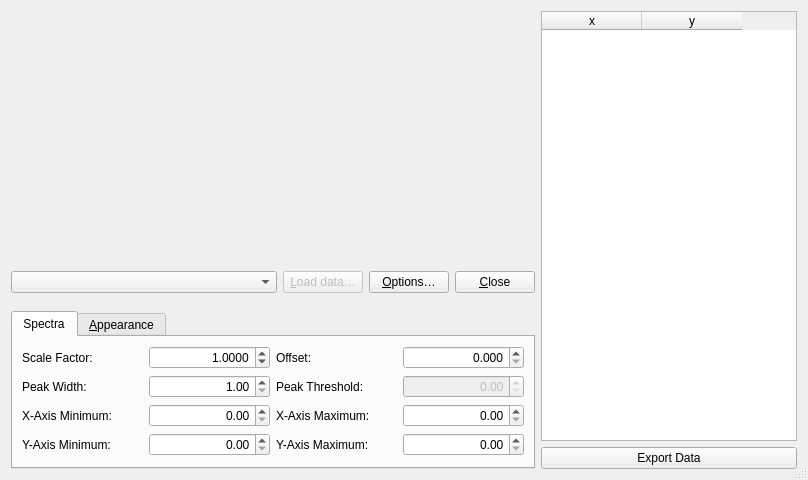
<?xml version="1.0" encoding="UTF-8"?>
<ui version="4.0">
 <class>SpectraDialog</class>
 <widget class="QDialog" name="SpectraDialog">
  <property name="geometry">
   <rect>
    <x>0</x>
    <y>0</y>
    <width>808</width>
    <height>480</height>
   </rect>
  </property>
  <property name="minimumSize">
   <size>
    <width>808</width>
    <height>480</height>
   </size>
  </property>
  <property name="windowTitle">
   <string>Spectra Visualization</string>
  </property>
  <property name="sizeGripEnabled">
   <bool>true</bool>
  </property>
  <layout class="QGridLayout" name="gridLayout">
   <item row="5" column="1">
    <widget class="QPushButton" name="push_loadSpectra">
     <property name="enabled">
      <bool>false</bool>
     </property>
     <property name="sizePolicy">
      <sizepolicy hsizetype="Fixed" vsizetype="Fixed">
       <horstretch>0</horstretch>
       <verstretch>0</verstretch>
      </sizepolicy>
     </property>
     <property name="text">
      <string>&amp;Load data…</string>
     </property>
    </widget>
   </item>
   <item row="9" column="7">
    <widget class="QPushButton" name="push_exportData">
     <property name="text">
      <string>Export Data</string>
     </property>
    </widget>
   </item>
   <item row="5" column="3">
    <widget class="QPushButton" name="pushButton">
     <property name="sizePolicy">
      <sizepolicy hsizetype="Fixed" vsizetype="Fixed">
       <horstretch>0</horstretch>
       <verstretch>0</verstretch>
      </sizepolicy>
     </property>
     <property name="text">
      <string>&amp;Close</string>
     </property>
    </widget>
   </item>
   <item row="8" column="0" rowspan="2" colspan="4">
    <widget class="QTabWidget" name="tab_widget">
     <property name="sizePolicy">
      <sizepolicy hsizetype="Expanding" vsizetype="Fixed">
       <horstretch>0</horstretch>
       <verstretch>0</verstretch>
      </sizepolicy>
     </property>
     <property name="currentIndex">
      <number>0</number>
     </property>
     <widget class="QWidget" name="tab_spectra">
      <attribute name="title">
       <string>Spectra</string>
      </attribute>
      <layout class="QGridLayout" name="gridLayout_2">
       <item row="4" column="1">
        <widget class="QDoubleSpinBox" name="yAxisMinimum">
         <property name="alignment">
          <set>Qt::AlignRight|Qt::AlignTrailing|Qt::AlignVCenter</set>
         </property>
         <property name="maximum">
          <double>4000.000000000000000</double>
         </property>
        </widget>
       </item>
       <item row="1" column="0">
        <widget class="QLabel" name="label_11">
         <property name="text">
          <string>Scale Factor:</string>
         </property>
        </widget>
       </item>
       <item row="3" column="3">
        <widget class="QDoubleSpinBox" name="xAxisMaximum">
         <property name="alignment">
          <set>Qt::AlignRight|Qt::AlignTrailing|Qt::AlignVCenter</set>
         </property>
         <property name="maximum">
          <double>4000.000000000000000</double>
         </property>
        </widget>
       </item>
       <item row="3" column="0">
        <widget class="QLabel" name="label_7">
         <property name="text">
          <string>X-Axis Minimum:</string>
         </property>
        </widget>
       </item>
       <item row="3" column="2">
        <widget class="QLabel" name="label_9">
         <property name="text">
          <string>X-Axis Maximum:</string>
         </property>
        </widget>
       </item>
       <item row="1" column="3">
        <widget class="QDoubleSpinBox" name="offsetSpinBox">
         <property name="alignment">
          <set>Qt::AlignRight|Qt::AlignTrailing|Qt::AlignVCenter</set>
         </property>
         <property name="decimals">
          <number>3</number>
         </property>
        </widget>
       </item>
       <item row="1" column="2">
        <widget class="QLabel" name="label_12">
         <property name="text">
          <string>Offset:</string>
         </property>
        </widget>
       </item>
       <item row="4" column="2">
        <widget class="QLabel" name="label_10">
         <property name="text">
          <string>Y-Axis Maximum:</string>
         </property>
        </widget>
       </item>
       <item row="3" column="1">
        <widget class="QDoubleSpinBox" name="xAxisMinimum">
         <property name="alignment">
          <set>Qt::AlignRight|Qt::AlignTrailing|Qt::AlignVCenter</set>
         </property>
         <property name="maximum">
          <double>4000.000000000000000</double>
         </property>
        </widget>
       </item>
       <item row="4" column="0">
        <widget class="QLabel" name="label_8">
         <property name="text">
          <string>Y-Axis Minimum:</string>
         </property>
        </widget>
       </item>
       <item row="4" column="3">
        <widget class="QDoubleSpinBox" name="yAxisMaximum">
         <property name="alignment">
          <set>Qt::AlignRight|Qt::AlignTrailing|Qt::AlignVCenter</set>
         </property>
         <property name="maximum">
          <double>4000.000000000000000</double>
         </property>
        </widget>
       </item>
       <item row="1" column="1">
        <widget class="QDoubleSpinBox" name="scaleSpinBox">
         <property name="alignment">
          <set>Qt::AlignRight|Qt::AlignTrailing|Qt::AlignVCenter</set>
         </property>
         <property name="decimals">
          <number>4</number>
         </property>
         <property name="singleStep">
          <double>0.100000000000000</double>
         </property>
         <property name="value">
          <double>1.000000000000000</double>
         </property>
        </widget>
       </item>
       <item row="2" column="0">
        <widget class="QLabel" name="label_13">
         <property name="text">
          <string>Peak Width:</string>
         </property>
        </widget>
       </item>
       <item row="2" column="1">
        <widget class="QDoubleSpinBox" name="peakWidth">
         <property name="alignment">
          <set>Qt::AlignRight|Qt::AlignTrailing|Qt::AlignVCenter</set>
         </property>
         <property name="minimum">
          <double>1.000000000000000</double>
         </property>
        </widget>
       </item>
       <item row="2" column="3">
        <widget class="QDoubleSpinBox" name="peakThreshold">
         <property name="enabled">
          <bool>false</bool>
         </property>
         <property name="alignment">
          <set>Qt::AlignRight|Qt::AlignTrailing|Qt::AlignVCenter</set>
         </property>
        </widget>
       </item>
       <item row="2" column="2">
        <widget class="QLabel" name="label_27">
         <property name="text">
          <string>Peak Threshold:</string>
         </property>
        </widget>
       </item>
      </layout>
     </widget>
     <widget class="QWidget" name="tab_appearance">
      <attribute name="title">
       <string>&amp;Appearance</string>
      </attribute>
      <layout class="QGridLayout" name="gridLayout_3">
       <item row="4" column="2">
        <widget class="QCheckBox" name="cb_import">
         <property name="enabled">
          <bool>false</bool>
         </property>
         <property name="text">
          <string>Show</string>
         </property>
        </widget>
       </item>
       <item row="4" column="3">
        <widget class="QPushButton" name="push_import">
         <property name="enabled">
          <bool>false</bool>
         </property>
         <property name="sizePolicy">
          <sizepolicy hsizetype="Ignored" vsizetype="Fixed">
           <horstretch>0</horstretch>
           <verstretch>0</verstretch>
          </sizepolicy>
         </property>
         <property name="toolTip">
          <string>Imports a tsv of experimental spectra to overlay on the plot.</string>
         </property>
         <property name="text">
          <string>&amp;Import…</string>
         </property>
        </widget>
       </item>
       <item row="4" column="1">
        <widget class="QPushButton" name="push_colorImported">
         <property name="enabled">
          <bool>false</bool>
         </property>
         <property name="sizePolicy">
          <sizepolicy hsizetype="Minimum" vsizetype="Fixed">
           <horstretch>0</horstretch>
           <verstretch>0</verstretch>
          </sizepolicy>
         </property>
         <property name="text">
          <string>Set Color…</string>
         </property>
        </widget>
       </item>
       <item row="2" column="2">
        <widget class="QLabel" name="label_6">
         <property name="sizePolicy">
          <sizepolicy hsizetype="Fixed" vsizetype="Preferred">
           <horstretch>0</horstretch>
           <verstretch>0</verstretch>
          </sizepolicy>
         </property>
         <property name="text">
          <string>Axis:</string>
         </property>
        </widget>
       </item>
       <item row="4" column="0">
        <widget class="QLabel" name="label_4">
         <property name="text">
          <string>Imported Spectra:</string>
         </property>
        </widget>
       </item>
       <item row="3" column="2">
        <widget class="QCheckBox" name="cb_calculate">
         <property name="enabled">
          <bool>true</bool>
         </property>
         <property name="sizePolicy">
          <sizepolicy hsizetype="Fixed" vsizetype="Fixed">
           <horstretch>0</horstretch>
           <verstretch>0</verstretch>
          </sizepolicy>
         </property>
         <property name="text">
          <string>Show</string>
         </property>
         <property name="checked">
          <bool>true</bool>
         </property>
        </widget>
       </item>
       <item row="2" column="3">
        <widget class="QPushButton" name="push_colorForeground">
         <property name="sizePolicy">
          <sizepolicy hsizetype="Ignored" vsizetype="Fixed">
           <horstretch>0</horstretch>
           <verstretch>0</verstretch>
          </sizepolicy>
         </property>
         <property name="text">
          <string>Set Color…</string>
         </property>
        </widget>
       </item>
       <item row="3" column="3">
        <widget class="QPushButton" name="push_export">
         <property name="enabled">
          <bool>false</bool>
         </property>
         <property name="sizePolicy">
          <sizepolicy hsizetype="Ignored" vsizetype="Fixed">
           <horstretch>0</horstretch>
           <verstretch>0</verstretch>
          </sizepolicy>
         </property>
         <property name="text">
          <string>&amp;Export…</string>
         </property>
        </widget>
       </item>
       <item row="3" column="1">
        <widget class="QPushButton" name="push_colorCalculated">
         <property name="sizePolicy">
          <sizepolicy hsizetype="Minimum" vsizetype="Fixed">
           <horstretch>0</horstretch>
           <verstretch>0</verstretch>
          </sizepolicy>
         </property>
         <property name="text">
          <string>Set Color…</string>
         </property>
        </widget>
       </item>
       <item row="2" column="0">
        <widget class="QLabel" name="label_2">
         <property name="sizePolicy">
          <sizepolicy hsizetype="Fixed" vsizetype="Fixed">
           <horstretch>0</horstretch>
           <verstretch>0</verstretch>
          </sizepolicy>
         </property>
         <property name="text">
          <string>Background:</string>
         </property>
        </widget>
       </item>
       <item row="3" column="0">
        <widget class="QLabel" name="label_3">
         <property name="sizePolicy">
          <sizepolicy hsizetype="Fixed" vsizetype="Fixed">
           <horstretch>0</horstretch>
           <verstretch>0</verstretch>
          </sizepolicy>
         </property>
         <property name="text">
          <string>Calculated Spectra:</string>
         </property>
        </widget>
       </item>
       <item row="2" column="1">
        <widget class="QPushButton" name="push_colorBackground">
         <property name="sizePolicy">
          <sizepolicy hsizetype="Minimum" vsizetype="Fixed">
           <horstretch>0</horstretch>
           <verstretch>0</verstretch>
          </sizepolicy>
         </property>
         <property name="text">
          <string>Set Color…</string>
         </property>
        </widget>
       </item>
       <item row="5" column="2">
        <widget class="QLabel" name="label">
         <property name="text">
          <string>Font Size:</string>
         </property>
        </widget>
       </item>
       <item row="5" column="3">
        <widget class="QComboBox" name="fontSizeCombo">
         <property name="editable">
          <bool>true</bool>
         </property>
         <item>
          <property name="text">
           <string>10</string>
          </property>
         </item>
         <item>
          <property name="text">
           <string>12</string>
          </property>
         </item>
         <item>
          <property name="text">
           <string>14</string>
          </property>
         </item>
         <item>
          <property name="text">
           <string>16</string>
          </property>
         </item>
         <item>
          <property name="text">
           <string>18</string>
          </property>
         </item>
        </widget>
       </item>
       <item row="5" column="0">
        <widget class="QLabel" name="label_5">
         <property name="toolTip">
          <string extracomment="Size in pixels of the line drawing the spectra"/>
         </property>
         <property name="text">
          <string comment="Size in pixels of the line drawing the spectra">Line Width:</string>
         </property>
        </widget>
       </item>
       <item row="5" column="1">
        <widget class="QDoubleSpinBox" name="lineWidthSpinBox">
         <property name="alignment">
          <set>Qt::AlignRight|Qt::AlignTrailing|Qt::AlignVCenter</set>
         </property>
         <property name="decimals">
          <number>1</number>
         </property>
         <property name="minimum">
          <double>1.000000000000000</double>
         </property>
         <property name="maximum">
          <double>10.000000000000000</double>
         </property>
         <property name="singleStep">
          <double>0.500000000000000</double>
         </property>
        </widget>
       </item>
      </layout>
     </widget>
    </widget>
   </item>
   <item row="0" column="7" rowspan="9">
    <widget class="QTableWidget" name="dataTable">
     <property name="sizePolicy">
      <sizepolicy hsizetype="Fixed" vsizetype="Expanding">
       <horstretch>0</horstretch>
       <verstretch>0</verstretch>
      </sizepolicy>
     </property>
     <property name="minimumSize">
      <size>
       <width>160</width>
       <height>0</height>
      </size>
     </property>
     <property name="horizontalScrollBarPolicy">
      <enum>Qt::ScrollBarAlwaysOff</enum>
     </property>
     <property name="editTriggers">
      <set>QAbstractItemView::NoEditTriggers</set>
     </property>
     <property name="alternatingRowColors">
      <bool>true</bool>
     </property>
     <property name="selectionMode">
      <enum>QAbstractItemView::SingleSelection</enum>
     </property>
     <property name="selectionBehavior">
      <enum>QAbstractItemView::SelectRows</enum>
     </property>
     <property name="sortingEnabled">
      <bool>true</bool>
     </property>
     <attribute name="horizontalHeaderVisible">
      <bool>true</bool>
     </attribute>
     <attribute name="horizontalHeaderCascadingSectionResizes">
      <bool>false</bool>
     </attribute>
     <attribute name="horizontalHeaderHighlightSections">
      <bool>false</bool>
     </attribute>
     <attribute name="verticalHeaderVisible">
      <bool>true</bool>
     </attribute>
     <column>
      <property name="text">
       <string>x</string>
      </property>
     </column>
     <column>
      <property name="text">
       <string>y</string>
      </property>
     </column>
    </widget>
   </item>
   <item row="5" column="2">
    <widget class="QPushButton" name="push_options">
     <property name="sizePolicy">
      <sizepolicy hsizetype="Fixed" vsizetype="Fixed">
       <horstretch>0</horstretch>
       <verstretch>0</verstretch>
      </sizepolicy>
     </property>
     <property name="text">
      <string>&amp;Options…</string>
     </property>
    </widget>
   </item>
   <item row="5" column="0">
    <widget class="QComboBox" name="combo_spectra">
     <property name="sizePolicy">
      <sizepolicy hsizetype="Preferred" vsizetype="Fixed">
       <horstretch>0</horstretch>
       <verstretch>0</verstretch>
      </sizepolicy>
     </property>
    </widget>
   </item>
   <item row="0" column="0" colspan="4">
    <widget class="Avogadro::VTK::ChartWidget" name="plot" native="true">
     <property name="sizePolicy">
      <sizepolicy hsizetype="Preferred" vsizetype="Expanding">
       <horstretch>0</horstretch>
       <verstretch>0</verstretch>
      </sizepolicy>
     </property>
     <property name="minimumSize">
      <size>
       <width>500</width>
       <height>210</height>
      </size>
     </property>
     <property name="baseSize">
      <size>
       <width>800</width>
       <height>600</height>
      </size>
     </property>
     <property name="cursor">
      <cursorShape>CrossCursor</cursorShape>
     </property>
     <property name="toolTip">
      <string>Controls:
Double left click: Restore default axis limits
Right click + drag: Move plot
Middle click + drag: Zoom to region
Scroll wheel: Zoom to cursor</string>
     </property>
    </widget>
   </item>
  </layout>
 </widget>
 <customwidgets>
  <customwidget>
   <class>Avogadro::VTK::ChartWidget</class>
   <extends>QWidget</extends>
   <header location="global">avogadro/vtk/chartwidget.h</header>
   <container>1</container>
  </customwidget>
 </customwidgets>
 <tabstops>
  <tabstop>combo_spectra</tabstop>
  <tabstop>push_loadSpectra</tabstop>
  <tabstop>push_options</tabstop>
  <tabstop>scaleSpinBox</tabstop>
  <tabstop>offsetSpinBox</tabstop>
  <tabstop>peakWidth</tabstop>
  <tabstop>peakThreshold</tabstop>
  <tabstop>xAxisMinimum</tabstop>
  <tabstop>xAxisMaximum</tabstop>
  <tabstop>yAxisMinimum</tabstop>
  <tabstop>yAxisMaximum</tabstop>
  <tabstop>push_colorBackground</tabstop>
  <tabstop>push_colorForeground</tabstop>
  <tabstop>push_colorCalculated</tabstop>
  <tabstop>cb_calculate</tabstop>
  <tabstop>push_export</tabstop>
  <tabstop>push_colorImported</tabstop>
  <tabstop>cb_import</tabstop>
  <tabstop>push_import</tabstop>
  <tabstop>lineWidthSpinBox</tabstop>
  <tabstop>fontSizeCombo</tabstop>
  <tabstop>dataTable</tabstop>
  <tabstop>push_exportData</tabstop>
  <tabstop>pushButton</tabstop>
  <tabstop>tab_widget</tabstop>
 </tabstops>
 <resources/>
 <connections>
  <connection>
   <sender>pushButton</sender>
   <signal>clicked()</signal>
   <receiver>SpectraDialog</receiver>
   <slot>accept()</slot>
   <hints>
    <hint type="sourcelabel">
     <x>525</x>
     <y>277</y>
    </hint>
    <hint type="destinationlabel">
     <x>199</x>
     <y>149</y>
    </hint>
   </hints>
  </connection>
 </connections>
</ui>
